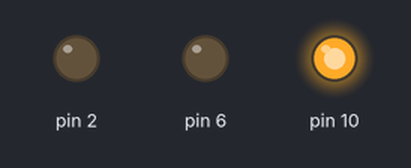
A sketch run on a simulated Arduino Uno, built with avr-gcc and run on an emulated ATmega328P. On the bench: output pins drawn as LEDs (lit = HIGH).

Above: at 2.0 s.
At 4.13 s:
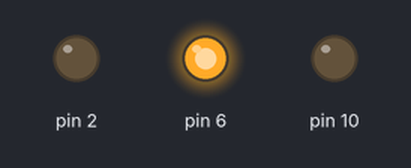
At 4.7 s:
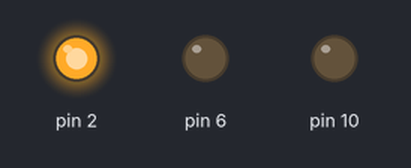
Timing chart, 0 to 6.9 s (numbered marks = the images above):
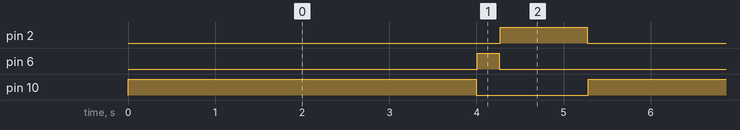

The sketch:

A1_Blink.ino
```cpp
/*
  A1 Blink
  January 9, 2020
  Kay Waller
  HCDE 439

  This program turns on three LED's independently of each other. This program
  borrows heavily from:

    Scott Fitzgerald (modified 8 May 2014)
    Arturo Guadalupi (modified 2 Sep 2016)
    Colby Newman (modified 8 Sep 2016)
*/

// the setup function runs once the reset is pressed or the board is powered.
void setup() {

  // initialize digital pin 10 as an output. This is the far right yellow LED.
  pinMode(10, OUTPUT);

  // initialize digital pin 6 as an output. This is the middle white LED.
  pinMode(6, OUTPUT);

  // initialize digital pin 2 as an output. This is the far left yellow LED.
  pinMode(2, OUTPUT);

}

// the loop function runs continously and turns all LED's on and off.
void loop() {

  // for the far right yellow light
  // turn the far right yellow LED on
  digitalWrite(10, HIGH);
  // wait for 4 seconds
  delay(4000);
  // turn the far right yellow LED off
  digitalWrite(10, LOW);
  // wait for 1/10th of a second
  delay(10);

  // for the middle white light
  // turn the middle white LED on
  digitalWrite(6, HIGH);
  // wait for 1/4th of a second
  delay(250);
  // turn the middle white LED off
  digitalWrite(6, LOW);
  // wait for 1/10th of a second
  delay(10);

  // for the far left yellow light
  // turn the far left yellow light on
  digitalWrite(2, HIGH);
  // wait for 1 second
  delay(1000);
  // turn the far left yellow LED off
  digitalWrite(2, LOW);
  // wait 1/10th of a second
  delay(10);

}
```

Measured:
- by itself, pin 2: alternates HIGH for 1.0 s and LOW for 4.3 s
- by itself, pin 6: alternates HIGH for 0.25 s and LOW for 5.0 s
- by itself, pin 10: alternates HIGH for 4.0 s and LOW for 1.3 s
